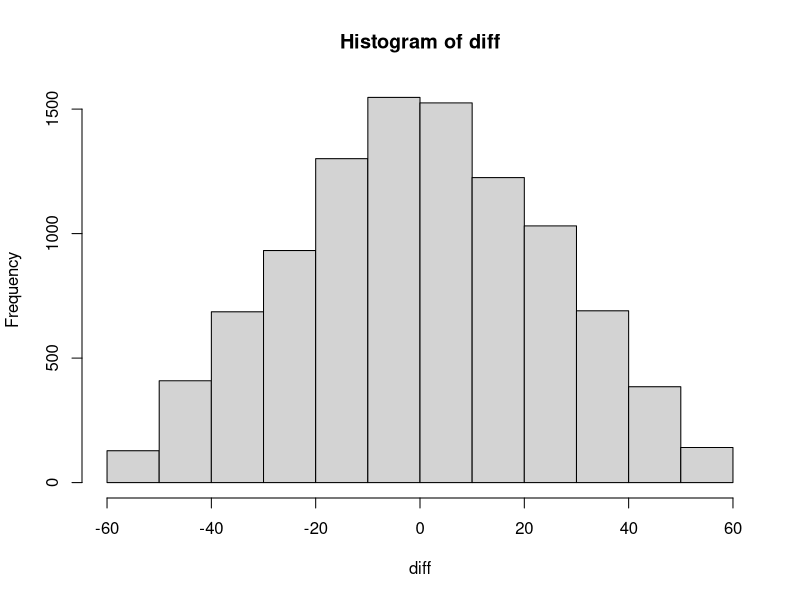
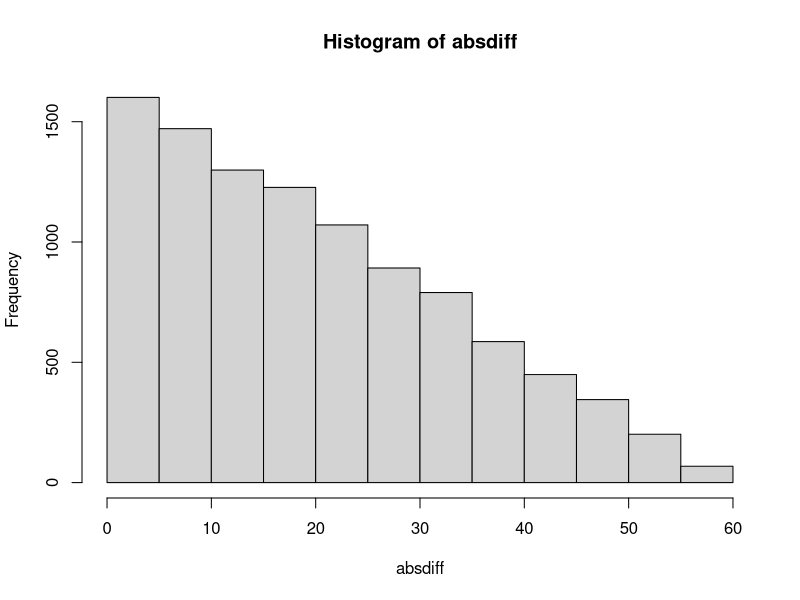
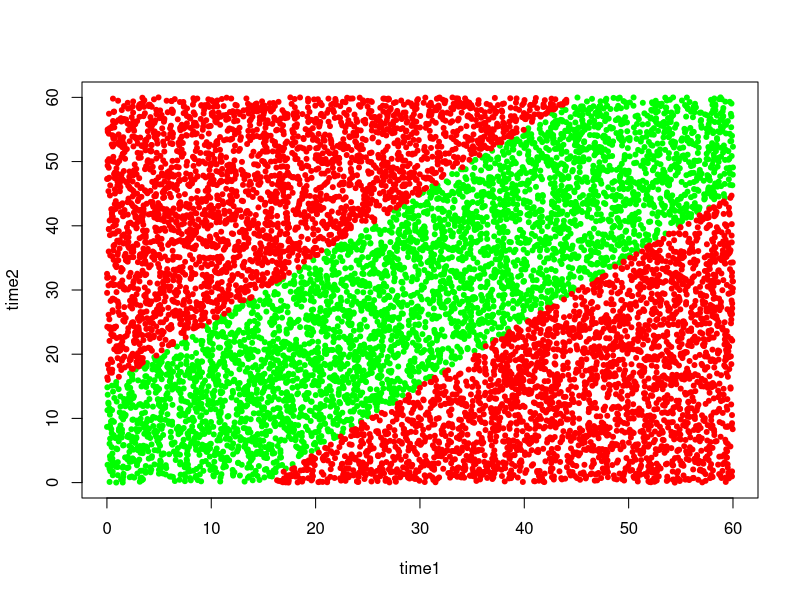
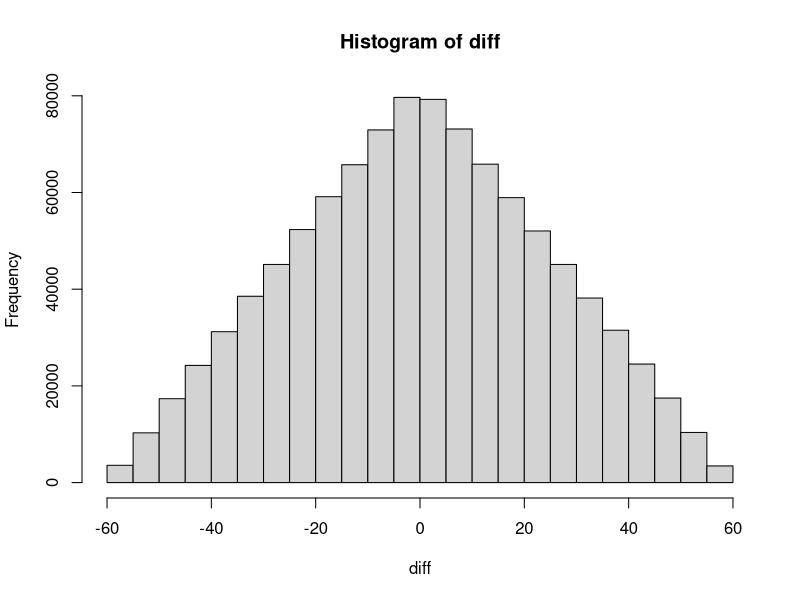
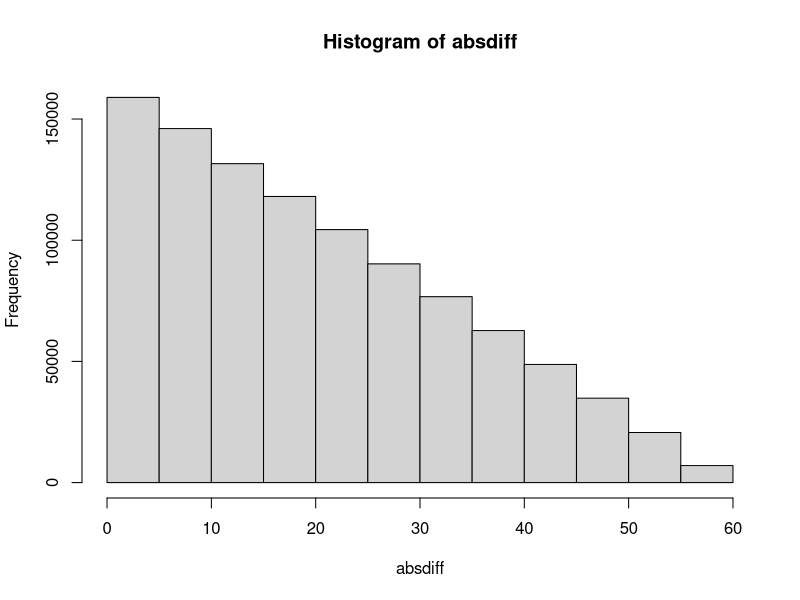
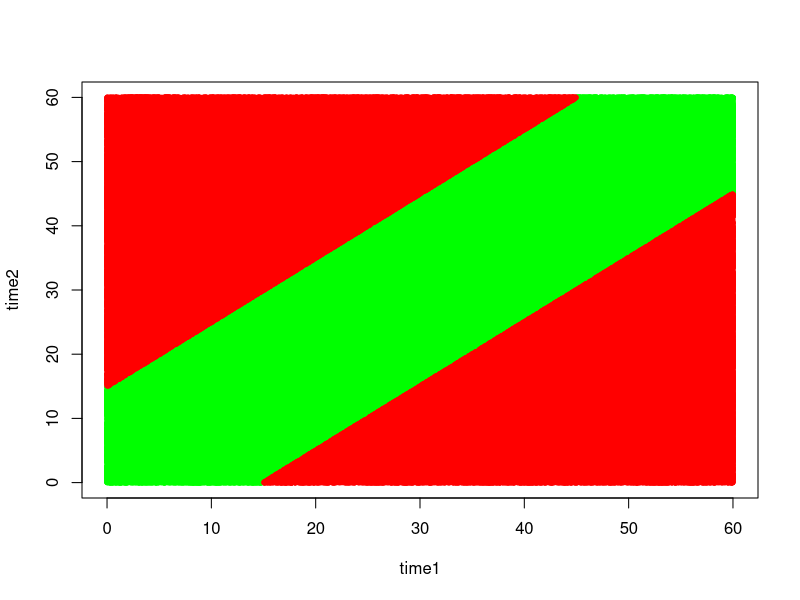
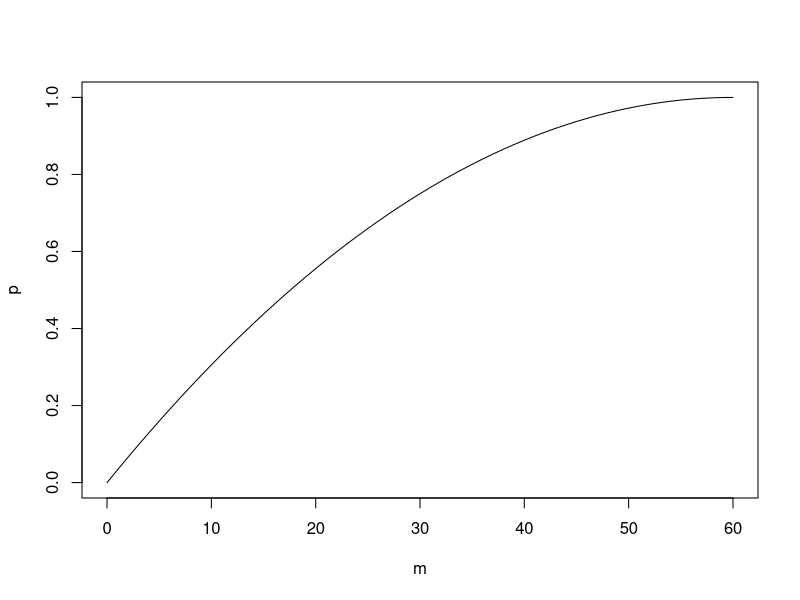
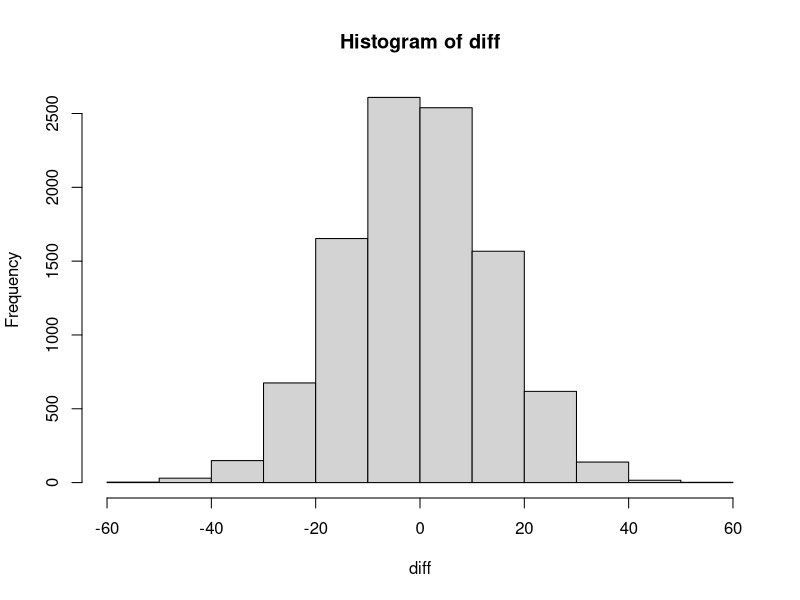

R code for these plots, in order:
## ---- chunk 1
knitr::opts_chunk$set(echo = TRUE)
## ---- chunk 2
# User must first enter values for number of repititions (N) AND how long each person agrees to wait
N = 10000
wait = 15

# Generate random arrival times
time1 = runif(N, 0, 60)
time2 = runif(N, 0, 60)

# Calculate difference AND absolute difference in arrival times
diff = time1 - time2
absdiff = abs(diff)

# Produce graphs of these two variables
hist(diff)
hist(absdiff)

# Determine whether or not meeting occurs
meet = (absdiff < wait)



# Produce scatter plot of arrival times with different symbols for meet/don't meet

plot(time1, time2, type='n')
points(time1[meet=='TRUE'], time2[meet=='TRUE'], pch = 20, col="green")
points(time1[meet=='FALSE'], time2[meet=='FALSE'], pch = 20, col="red")


# Calculate approx probability
probmeet = sum(meet)/N
cat("Probability of meeting: ", probmeet)
## ---- chunk 3
# User must first enter values for number of repititions (N) AND how long each person agrees to wait
N = 1000000
wait = 15

# Generate random arrival times
time1 = runif(N, 0, 60)
time2 = runif(N, 0, 60)

# Calculate difference AND absolute difference in arrival times
diff = time1 - time2
absdiff = abs(diff)

# Produce graphs of these two variables
hist(diff)
hist(absdiff)

# Determine whether or not meeting occurs
meet = (absdiff < wait)



# Produce scatter plot of arrival times with different symbols for meet/don't meet

plot(time1, time2, type='n')
points(time1[meet=='TRUE'], time2[meet=='TRUE'], pch = 20, col="green")
points(time1[meet=='FALSE'], time2[meet=='FALSE'], pch = 20, col="red")


# Calculate approx probability
probmeet = sum(meet)/N
cat("Probability of meeting: ", probmeet)
## ---- chunk 4

probmeet = function(m) {
    return(1 - (1 - m/60)^2)
}

m = seq(0, 60, 1)
p = probmeet(m)
plot(m, p, type='l')
## ---- chunk 5
m = 60*(1 - sqrt(0.5))
cat("Each person would have to agree to wait ", m, " minutes in order for the probability of meeting to be at least 0.5.")
m = 60*(1 - sqrt(0.1))
cat("Each person would have to agree to wait ", m, " minutes in order for the probability of meeting to be at least 0.9.")
## ---- chunk 6
# User must first enter values for number of repititions (N) AND how long each person agrees to wait
N = 10000
wait = 15

# Generate random arrival times
time1 = rnorm(N, 30, 10)
time2 = rnorm(N, 30, 10)

# Calculate difference AND absolute difference in arrival times
diff = time1 - time2
absdiff = abs(diff)

# Produce graphs of these two variables

hist(diff)
hist(absdiff)

# Determine whether or not meeting occurs

meet = (absdiff < wait)


plot(time1, time2, type='n')
points(time1[meet=='TRUE'], time2[meet=='TRUE'], pch = 20, col="green")
points(time1[meet=='FALSE'], time2[meet=='FALSE'], pch = 20, col="red")

probmeet = sum(meet)/N
cat("Probability of meeting: ", probmeet)
## ---- chunk 7
# User must first enter values for number of repititions (N) AND how long each person agrees to wait
N = 10000
wait = 15

# Generate random arrival times
time1 = rnorm(N, 30, 10)
time2 = rnorm(N, 30, 10)

# Calculate difference AND absolute difference in arrival times
diff = time1 - time2

# Find the probability distribution of the difference in arrival times

hist(diff)


## ---- chunk 8
# User must first enter values for number of repititions (N) AND how long each person agrees to wait
N = 10000
wait = 15

# Generate random arrival times
time1 = rnorm(N, 30, 10)
time2 = rnorm(N, 30, 10)

# Calculate difference AND absolute difference in arrival times

diff = time1 - time2
absdiff = abs(diff)

# Find the probability that the two people successfully meet

# P(-15 < D < 15)
# The standard deviation of the difference in arrival times is the square root of the sum of the variances of the two arrival times.  The variance of each arrival time is 10^2 = 100.  The sum of the variances is 200.  The square root of 200 is 10*sqrt(2).

# Z score for D = -15
z_neg15 = (-15)/(10*sqrt(2))
probmeet1 = pnorm(z_neg15)
cat("Z-score: ", z_neg15, "\n")

# Z score for D = 15
z_15 = (15)/(10*sqrt(2))
probmeet2 = pnorm(z_15)
cat("Z-score: ", z_15, "\n")

# Probability that the two people successfully meet
probmeet = probmeet2 - probmeet1
cat("Probability of meeting: ", probmeet)

## ---- chunk 9
# Determine the value of m so the probability of meeting is 0.9

# P(-m < D < m) = 0.9
# P(D < m) - P(D < -m) = 0.9
# P(D < m) - P(D < -m) = 0.9
# P(D < m) - (1 - P(D < m)) = 0.9
# 2P(D < m) - 1 = 0.9
# 2P(D < m) = 1.9
# P(D < m) = 0.95

# Z score for D = m
z_m = qnorm(0.95)
m = z_m*(10*sqrt(2))
cat("Each person would have to agree to wait ", m, " minutes in order for the probability of meeting to be at least 0.9.")


## ---- chunk 10

z_15 = qnorm(0.95)

sd = 15/(z_15)
cat("The standard deviation needs to be ", sd, " in order to meet their criteria.")

